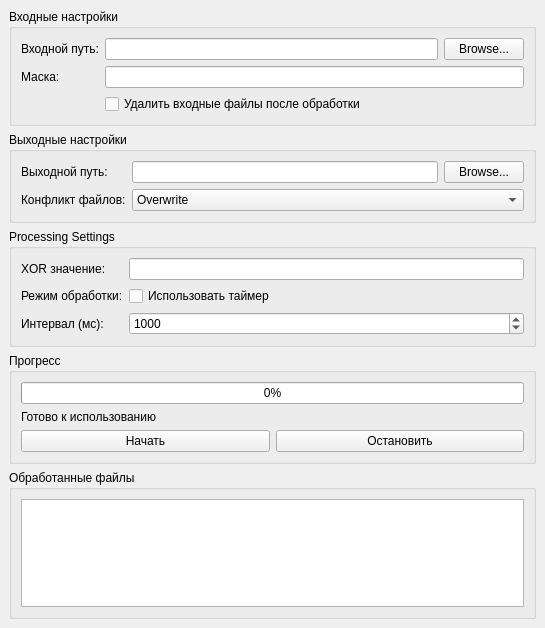
<?xml version="1.0" encoding="UTF-8"?>
<ui version="4.0">
 <class>MainWindow</class>
 <widget class="QMainWindow" name="MainWindow">
  <property name="geometry">
   <rect>
    <x>0</x>
    <y>0</y>
    <width>545</width>
    <height>628</height>
   </rect>
  </property>
  <property name="windowTitle">
   <string>File XOR Processor</string>
  </property>
  <widget class="QWidget" name="centralwidget">
   <layout class="QVBoxLayout" name="verticalLayout">
    <item>
     <widget class="QGroupBox" name="groupBox">
      <property name="title">
       <string>Входные настройки</string>
      </property>
      <layout class="QFormLayout" name="formLayout">
       <item row="0" column="0">
        <widget class="QLabel" name="label">
         <property name="text">
          <string>Входной путь:</string>
         </property>
        </widget>
       </item>
       <item row="0" column="1">
        <layout class="QHBoxLayout" name="horizontalLayout">
         <item>
          <widget class="QLineEdit" name="inputPathEdit"/>
         </item>
         <item>
          <widget class="QPushButton" name="browseInputButton">
           <property name="text">
            <string>Browse...</string>
           </property>
          </widget>
         </item>
        </layout>
       </item>
       <item row="1" column="0">
        <widget class="QLabel" name="label_2">
         <property name="text">
          <string>Маска:</string>
         </property>
        </widget>
       </item>
       <item row="1" column="1">
        <widget class="QLineEdit" name="inputMaskEdit"/>
       </item>
       <item row="2" column="1">
        <widget class="QCheckBox" name="deleteInputCheckBox">
         <property name="text">
          <string>Удалить входные файлы после обработки</string>
         </property>
        </widget>
       </item>
      </layout>
     </widget>
    </item>
    <item>
     <widget class="QGroupBox" name="groupBox_2">
      <property name="title">
       <string>Выходные настройки</string>
      </property>
      <layout class="QFormLayout" name="formLayout_2">
       <item row="0" column="0">
        <widget class="QLabel" name="label_3">
         <property name="text">
          <string>Выходной путь:</string>
         </property>
        </widget>
       </item>
       <item row="0" column="1">
        <layout class="QHBoxLayout" name="horizontalLayout_2">
         <item>
          <widget class="QLineEdit" name="outputPathEdit"/>
         </item>
         <item>
          <widget class="QPushButton" name="browseOutputButton">
           <property name="text">
            <string>Browse...</string>
           </property>
          </widget>
         </item>
        </layout>
       </item>
       <item row="1" column="0">
        <widget class="QLabel" name="label_4">
         <property name="text">
          <string>Конфликт файлов:</string>
         </property>
        </widget>
       </item>
       <item row="1" column="1">
        <widget class="QComboBox" name="conflictComboBox">
         <item>
          <property name="text">
           <string>Overwrite</string>
          </property>
         </item>
         <item>
          <property name="text">
           <string>Rename</string>
          </property>
         </item>
        </widget>
       </item>
      </layout>
     </widget>
    </item>
    <item>
     <widget class="QGroupBox" name="groupBox_3">
      <property name="title">
       <string>Processing Settings</string>
      </property>
      <layout class="QFormLayout" name="formLayout_3">
       <item row="0" column="0">
        <widget class="QLabel" name="label_5">
         <property name="text">
          <string>XOR значение:</string>
         </property>
        </widget>
       </item>
       <item row="0" column="1">
        <widget class="QLineEdit" name="xorValueEdit">
         <property name="maxLength">
          <number>16</number>
         </property>
        </widget>
       </item>
       <item row="1" column="0">
        <widget class="QLabel" name="label_6">
         <property name="text">
          <string>Режим обработки:</string>
         </property>
        </widget>
       </item>
       <item row="1" column="1">
        <widget class="QCheckBox" name="timerCheckBox">
         <property name="text">
          <string>Использовать таймер</string>
         </property>
        </widget>
       </item>
       <item row="2" column="0">
        <widget class="QLabel" name="label_7">
         <property name="text">
          <string>Интервал (мс):</string>
         </property>
        </widget>
       </item>
       <item row="2" column="1">
        <widget class="QSpinBox" name="timerIntervalSpinBox">
         <property name="minimum">
          <number>100</number>
         </property>
         <property name="maximum">
          <number>60000</number>
         </property>
         <property name="singleStep">
          <number>100</number>
         </property>
         <property name="value">
          <number>1000</number>
         </property>
        </widget>
       </item>
      </layout>
     </widget>
    </item>
    <item>
     <widget class="QGroupBox" name="groupBox_4">
      <property name="title">
       <string>Прогресс</string>
      </property>
      <layout class="QVBoxLayout" name="verticalLayout_2">
       <item>
        <widget class="QProgressBar" name="progressBar">
         <property name="value">
          <number>0</number>
         </property>
        </widget>
       </item>
       <item>
        <widget class="QLabel" name="statusLabel">
         <property name="text">
          <string>Готово к использованию</string>
         </property>
        </widget>
       </item>
       <item>
        <layout class="QHBoxLayout" name="horizontalLayout_3">
         <item>
          <widget class="QPushButton" name="startButton">
           <property name="text">
            <string>Начать</string>
           </property>
          </widget>
         </item>
         <item>
          <widget class="QPushButton" name="stopButton">
           <property name="text">
            <string>Остановить</string>
           </property>
          </widget>
         </item>
        </layout>
       </item>
      </layout>
     </widget>
    </item>
    <item>
     <widget class="QGroupBox" name="groupBox_5">
      <property name="title">
       <string>Обработанные файлы</string>
      </property>
      <layout class="QVBoxLayout" name="verticalLayout_3">
       <item>
        <widget class="QListWidget" name="fileListWidget"/>
       </item>
      </layout>
     </widget>
    </item>
   </layout>
  </widget>
 </widget>
 <resources/>
 <connections/>
</ui>
